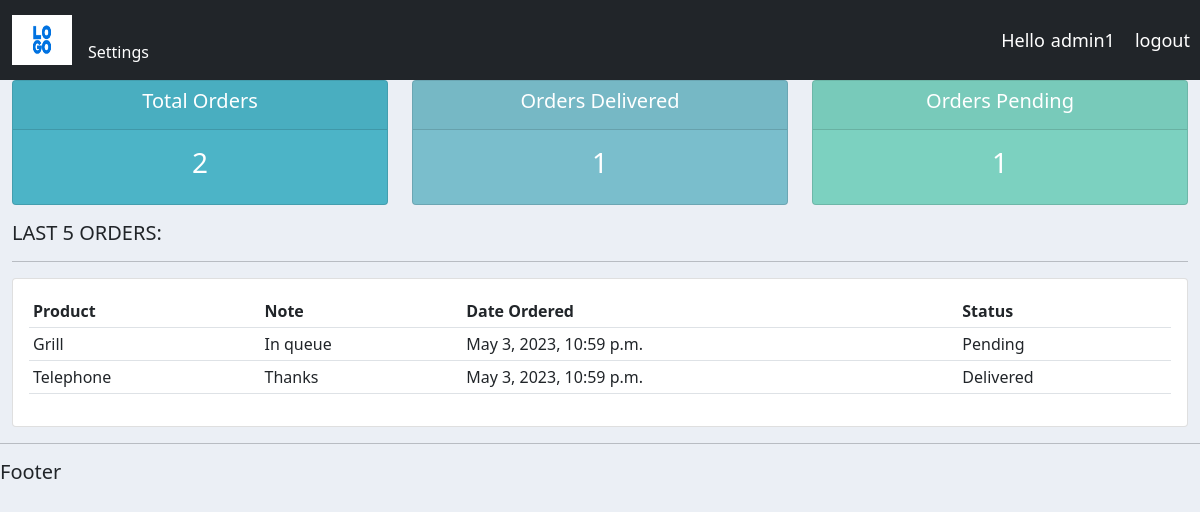
Screenshot of /user_page/ (signed in) with the database file from the repository.
### customers/models.py (models this page shows, shortened)
class Order(models.Model):
    STATUS = (
        ('Pending', 'Pending'),
        ('Out for delivery', 'Out for delivery'),
        ('Delivered', 'Delivered')
    )
    status = models.CharField(max_length=250, choices=STATUS, default=None)
    customer = models.ForeignKey(Customer, null=True, on_delete=models.SET_NULL)
    product = models.ForeignKey(Product, null=True, on_delete=models.SET_NULL)
    date_created = models.DateTimeField(auto_now_add=True)
    note = models.CharField(max_length=250, null=True)

class Product(models.Model):
    CATEGORY = (
        ('Indoor', 'Indoor'),
        ('Out Door', 'Out Door')
    )
    name = models.CharField(max_length=250, null=True)
    price = models.FloatField(null=True)
    category = models.CharField(max_length=8, null=True, choices=CATEGORY)
    description = models.CharField(max_length=250, null=True, blank=True)
    date_crated = models.DateTimeField(auto_now_add=True)
    tag = models.ManyToManyField(Tag)

### customers/decorators.py (the view)
        def wrapper(request, *args, **kwargs):
            user_role = request.user.groups.all()[0].name
            role = user_role
            if role in allowed_user:
                return view(request, *args, **kwargs)
            else:
                return HttpResponse('You don`t have credentials to view this page')

### customers/views.py (called while the page is built)
@login_required(login_url=reverse_lazy('login'))
@allowed_role(allowed_user=['customer'])
def user_page(request):
    orders = request.user.customer.order_set.all()
    context = {
        'orders': orders,
        'total_orders': orders.count(),
        'orders_delivered': orders.filter(status='Delivered').count(),
        "orders_pending": orders.filter(status='Pending').count(),
    }
    return render(request, 'customers/users/user.html', context)

### customers/templates/customers/users/user.html
{% extends 'base.html' %}
{% block content %}
{% include 'customers/status.html' %}
<div class="col-md">
        <h5>LAST 5 ORDERS:</h5>
        <hr>
        <div class="card card-body">
            <table class="table table-sm">
                <tr>
                    <th>Product</th>
                    <th>Note</th>
                    <th>Date Ordered</th>
                    <th>Status</th>
                </tr>
                {% for order in orders %}
                    <tr>
                        <td>{{ order.product.name }}</td>
                        <td>{{ order.note}}</td>
                        <td>{{ order.date_created }}</td>
                        <td>{{ order.status }}</td>
                    </tr>
                {% endfor %}
            </table>
        </div>
    </div>
{% endblock %}

### templates/navbar.html (shortened to what this page needs)
{% load static %}
<nav class="navbar navbar-expand-lg navbar-dark bg-dark">
    <div class="container-fluid">
        <img src="{% static 'images/logo.png' %}" width="60" height="50">
        <div class="collapse navbar-collapse" id="navbarNav">
            {% if request.user.is_staff %}
            <ul class="navbar-nav">
                <li class="nav-item">
                    <a class="nav-link active" aria-current="page" href="{% url 'home' %}">Home</a>
                </li>
                <li class="nav-item">
                    <a class="nav-link active" href="{% url 'products' %}">Products</a>
                </li>
                {% else %}
                <li class="nav-item">
                    <a style="color: #fff;" class="nav-link active" href="{% url 'profile' %}">Settings</a>
                </li>
            {% endif %}
        </div>
    </div>
    {% if user.is_authenticated %}
    <span class="logout">Hello</span>
    <span id="logout1">{{request.user.username}}</span>
    <span class="logout"><a href="{% url 'logout' %}">logout</a></span>
    {% else %}
    <span class="logout"><a href="{% url 'login' %}">Login</a></span>
    {% endif %}
</nav>

### static/css/main.css (style rules this page uses)
body { background-color: #ebeff5; }

### templates/navbar.html (style rules this page uses)
.logout { font-size: 18px; padding: 10px; color: #fff; }
.logout a { text-decoration: none; color: #fff; }
#logout1 { font-size: 18px; padding: 10px; margin-left: -14px; color: #fff; }

### rows the page displays
Order: product.name "Grill", note "In queue", date_created "May 3, 2023, 10:59 p.m.", status "Pending"
Order: product.name "Telephone", note "Thanks", date_created "May 3, 2023, 10:59 p.m.", status "Delivered"

### other values shown
{{ request.user.username }} "admin1"
{{ total_orders }} "2"
{{ orders_delivered }} "1"
{{ orders_pending }} "1"
